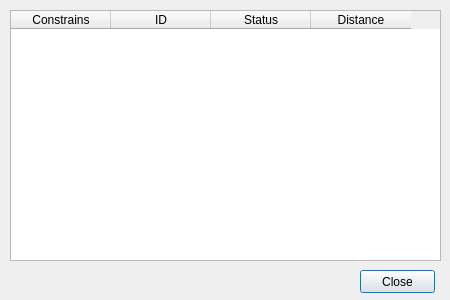
<?xml version="1.0" encoding="UTF-8"?>
<ui version="4.0">
 <class>dlgPipelineDialog</class>
 <widget class="QDialog" name="dlgPipelineDialog">
  <property name="geometry">
   <rect>
    <x>0</x>
    <y>0</y>
    <width>450</width>
    <height>300</height>
   </rect>
  </property>
  <property name="windowTitle">
   <string>Pipeline Planner</string>
  </property>
  <widget class="QTableWidget" name="tblImpacts">
   <property name="geometry">
    <rect>
     <x>10</x>
     <y>10</y>
     <width>431</width>
     <height>251</height>
    </rect>
   </property>
   <property name="alternatingRowColors">
    <bool>true</bool>
   </property>
   <column>
    <property name="text">
     <string>Constrains</string>
    </property>
   </column>
   <column>
    <property name="text">
     <string>ID</string>
    </property>
   </column>
   <column>
    <property name="text">
     <string>Status</string>
    </property>
   </column>
   <column>
    <property name="text">
     <string>Distance</string>
    </property>
   </column>
  </widget>
  <widget class="QPushButton" name="btnPush">
   <property name="geometry">
    <rect>
     <x>360</x>
     <y>270</y>
     <width>75</width>
     <height>23</height>
    </rect>
   </property>
   <property name="text">
    <string>Close</string>
   </property>
  </widget>
 </widget>
 <resources/>
 <connections>
  <connection>
   <sender>btnPush</sender>
   <signal>pressed()</signal>
   <receiver>dlgPipelineDialog</receiver>
   <slot>reject()</slot>
   <hints>
    <hint type="sourcelabel">
     <x>397</x>
     <y>281</y>
    </hint>
    <hint type="destinationlabel">
     <x>224</x>
     <y>149</y>
    </hint>
   </hints>
  </connection>
 </connections>
</ui>
